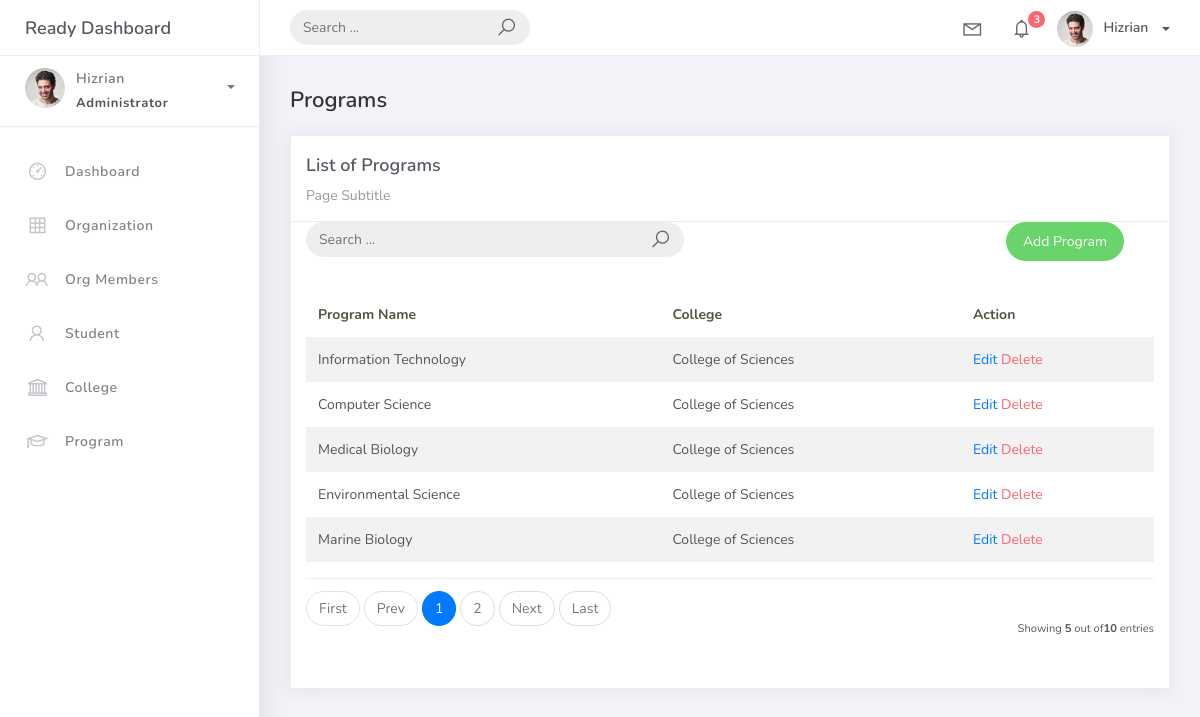
Before: /program_list with the older database file.
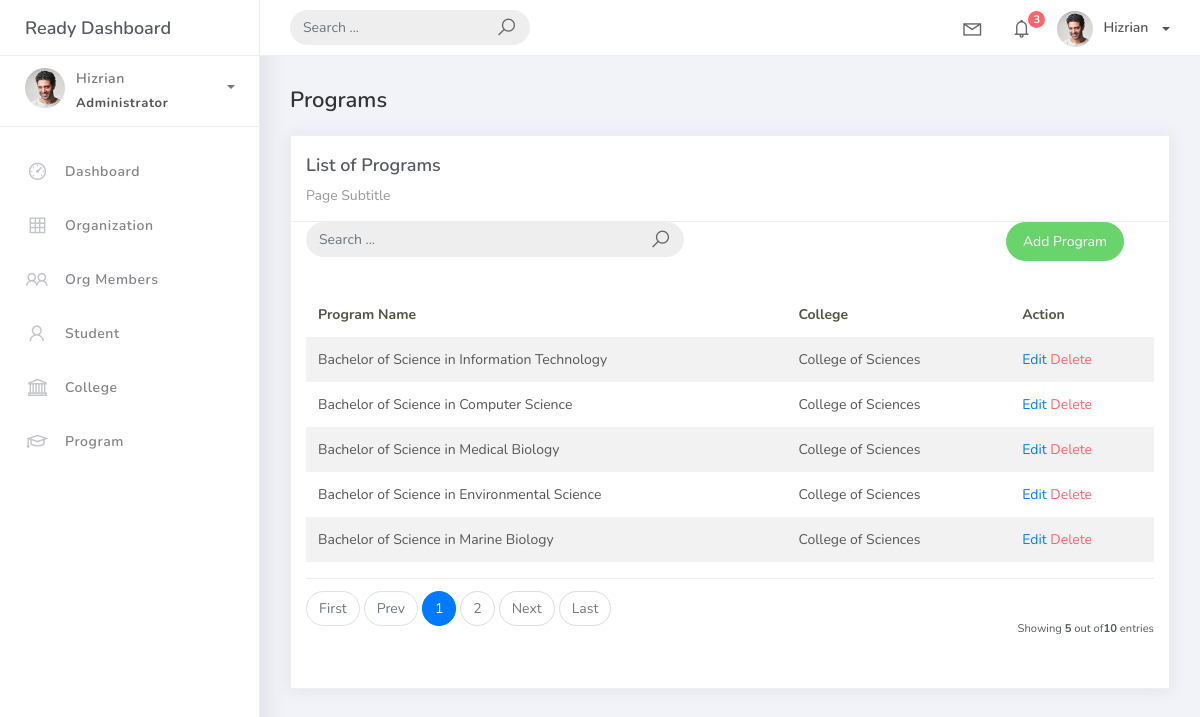
After: the same page with the newer database file.
### studentorg/models.py (models this page shows, shortened)
class BaseModel(models.Model):
    created_at = models.DateTimeField(auto_now_add=True, db_index=True)
    updated_at = models.DateTimeField(auto_now=True)
    class Meta:
        abstract = True

class Program(BaseModel):
    prog_name = models.CharField(max_length=150)
    college = models.ForeignKey(College, on_delete=models.CASCADE)

class College(BaseModel):
    college_name = models.CharField(max_length=150)
    def __str__(self):
        return self.college_name

### studentorg/views.py (the view)
# urls.py: path('program_list', ProgramList.as_view(), name='program-list'),
class ProgramList(ListView):
    model = Program
    context_object_name = 'program'
    template_name = 'program_list.html'
    paginate_by = 5
    def get_queryset(self, *args, **kwargs):
        qs = super(ProgramList, self).get_queryset(*args, **kwargs)
        if self.request.GET.get("q") != None:
            query = self.request.GET.get('q')
            qs = qs.filter(Q(prog_name__icontains=query) |
                            Q(college__college_name__icontains=query))
        return qs

### templates/program_list.html
{% extends 'base.html' %}
{% load static %}
{% block content %}
<div class="content">
    <div class="container-fluid">
        <h4 class="page-title">Programs</h4>
        <div class="row">
            <div class="col-md-12">
                <div class="card">
                    <div class="card-header">
                        <div class="card-title">List of Programs</div>
                        <div class="card-category">Page Subtitle</div>
                    </div>
                    <div class="col-md-12 row">
                        <div class="col-md-6">
                            <form class="navbar-left navbar-form nav-search mr-md-3" action="{% url 'program-list' %}">
                                <div class="input-group">
                                    <input type="text" placeholder="Search ..." class="form-control" name="q" />
                                    <div class="input-group-append">
                                        <span class="input-group-text">
                                            <i class="la la-search search-icon"></i>
                                        </span>
                                    </div>
                                </div>
                            </form>
                        </div>
                        <div class="col-md-6">
                            <div class="pull-right">
                                <a href="{% url 'program-add' %}" class="btn btn-success btn-rounded">Add Program</a>
                            </div>
                        </div>
                    </div>
                    <div class="card-body">
                        <table class="table table-striped mt-3">
                            <thead>
                                <tr>
                                    <th scope="col">Program Name</th>
                                    <th scope="col">College</th>
                                    <th scope="col">Action</th>
                                </tr>
                            </thead>
                            <tbody>
                                {% for object in object_list %}
                                <tr>
                                    <td>{{ object.prog_name }}</td>
                                    <td>{{ object.college }}</td>
                                    <td>
                                        <a href="program_list/{{ object.id }}">Edit</a>
                                        <a href="program_list/{{ object.id }}/delete" class="text-danger">Delete</a>
                                    </td>
                                </tr>
                                {% empty %}
                                <tr>
                                    <td colspan="4" style="text-align: center;">
                                        <p class="text-sm font-weight-bold mb-0">No Records Found</p>
                                    </td>
                                </tr>
                                {% endfor %}
                            </tbody>
                        </table>
                        {% include 'includes/pagination.html' %}
                    </div>
                </div>
            </div>
        </div>
    </div>
</div>
{% endblock %}

Changed rows visible on the page:
changed Program: prog_name "Information Technology" → "Bachelor of Science in Information Technology"
changed Program: prog_name "Computer Science" → "Bachelor of Science in Computer Science"
changed Program: prog_name "Medical Biology" → "Bachelor of Science in Medical Biology"
changed Program: prog_name "Environmental Science" → "Bachelor of Science in Environmental Science"
changed Program: prog_name "Marine Biology" → "Bachelor of Science in Marine Biology"
